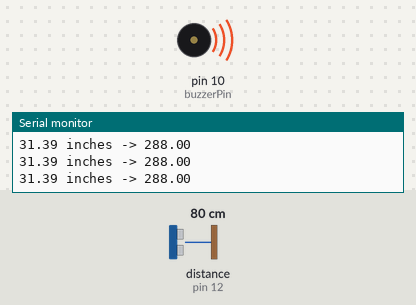
A sketch run on a simulated Arduino Uno, built with avr-gcc and run on an emulated ATmega328P. On the bench: buzzer (waves = sounding), the last lines printed to the serial monitor. Wiring (inferred from the names in the program): ultrasonic range finder: trigger pin 11; echo pin 12. Inputs (shaded band) come from the test bench; at power-on: distance to the obstacle (sensor on pin 12) 80 cm. The echo pulse lasts 58.3 µs per cm.

Above: at 1.2 s.
1.3 s: distance to the obstacle (sensor on pin 12) set to 12 cm
At 2.1 s:
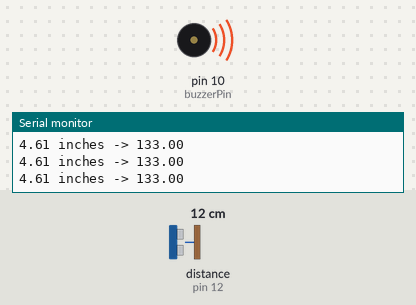
4.3 s: distance to the obstacle (sensor on pin 12) set to 9 cm
At 5.5 s:
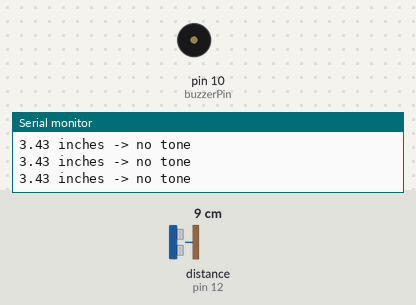
5.8 s: distance to the obstacle (sensor on pin 12) set to 35 cm
At 6.5 s:
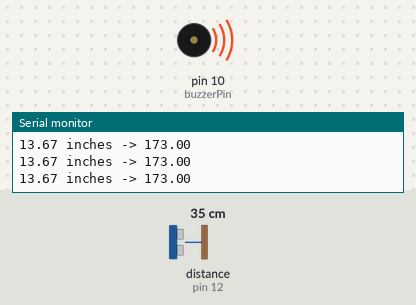
8.8 s: distance to the obstacle (sensor on pin 12) set to 81 cm
At 9.8 s:
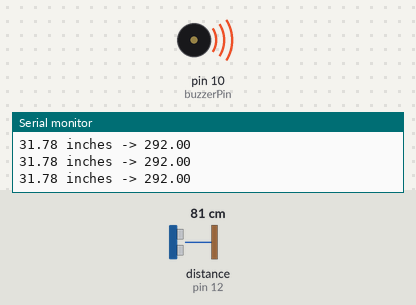
10.3 s: distance to the obstacle (sensor on pin 12) set to 92 cm
At 11.1 s:
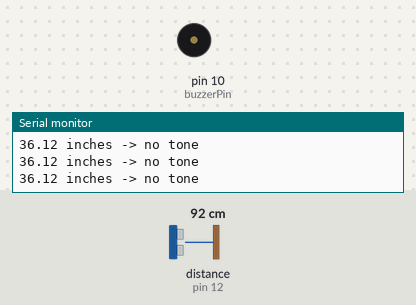
Timing chart, 0 to 12.8 s (numbered marks = the images above; inputs shaded):
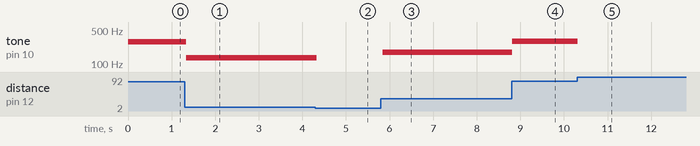

The sketch:

range_finder_theremin.ino
```cpp
/*
  Use the range finder and piezoelectric buzzer in the SparkFun
  Inventor's Kit to make a Theremin-line musical instrument.

  This uses code and circuitry from projects 2 and 3 of the Inventor's
  Kit.
*/


#include <math.h>

////////////////////////////////////////////////////////////
// Range finder:

const int trigPin = 11;           //connects to the trigger pin on the distance sensor
const int echoPin = 12;           //connects to the echo pin on the distance sensor

float getDistance() {
  // Emit 10ms pulse
  digitalWrite(trigPin, HIGH);
  delayMicroseconds(10);
  digitalWrite(trigPin, LOW);
  float echoTime = pulseIn(echoPin, HIGH);
  return echoTime / 148.0;
}


////////////////////////////////////////////////////////////
// Playing tones using the piezo buzzer

const int buzzerPin = 10;         //pin that will drive the buzzer

// Only play a tone if the distance is in this range:
float NO_TONE_DISTANCE = 4.0;
float max_distance = 34.0;

/*
  note  frequency
  c     262 Hz
  d     294 Hz
  e     330 Hz
  f     349 Hz
  g     392 Hz
  a     440 Hz
  b     494 Hz
  C     523 Hz
*/

float FIRST_NOTE = 131.0;   // C3
float piutch_step = 2.0;    // inches per semitone


float map_to_pitch(float distance) {
  float steps = (distance - NO_TONE_DISTANCE) / piutch_step;
  float pitch = FIRST_NOTE * pow(1.05946, steps);
  // input to the tone function is unsigned int
  return (int)(floor(pitch));
}


////////////////////////////////////////////////////////////
// Setup and loop:

void setup() {
  Serial.begin(9600);
  pinMode(buzzerPin, OUTPUT);
  pinMode(trigPin, OUTPUT);
  pinMode(echoPin, INPUT);
}

void loop() {
  float distance = getDistance();
  if (distance < NO_TONE_DISTANCE || distance > max_distance) {
    Serial.print(distance);
    Serial.println(" inches -> no tone");
    noTone(buzzerPin);
  } else {
    float pitch = map_to_pitch(distance);
    Serial.print(distance);
    Serial.print(" inches -> ");
    Serial.println(pitch);
    tone(buzzerPin, pitch);
    delay(10);
  }
}
```

Measured:
- the behaviour switches between 11 and 10 cm on distance to the obstacle (sensor on pin 12) (found by bisection; images 1 and 2)
- the behaviour switches between 86 and 87 cm on distance to the obstacle (sensor on pin 12) (found by bisection; images 4 and 5)
- after the input at 1.3 s, tone on pin 10 (buzzerPin): 288 Hz → 133 Hz at once
- after the input at 4.3 s, tone on pin 10 (buzzerPin): 133 Hz → silent at once
- after the input at 5.8 s, tone on pin 10 (buzzerPin): silent → 173 Hz after 0.05 s
- after the input at 8.8 s, tone on pin 10 (buzzerPin): 173 Hz → 292 Hz at once
- after the input at 10.3 s, tone on pin 10 (buzzerPin): 292 Hz → silent at once
